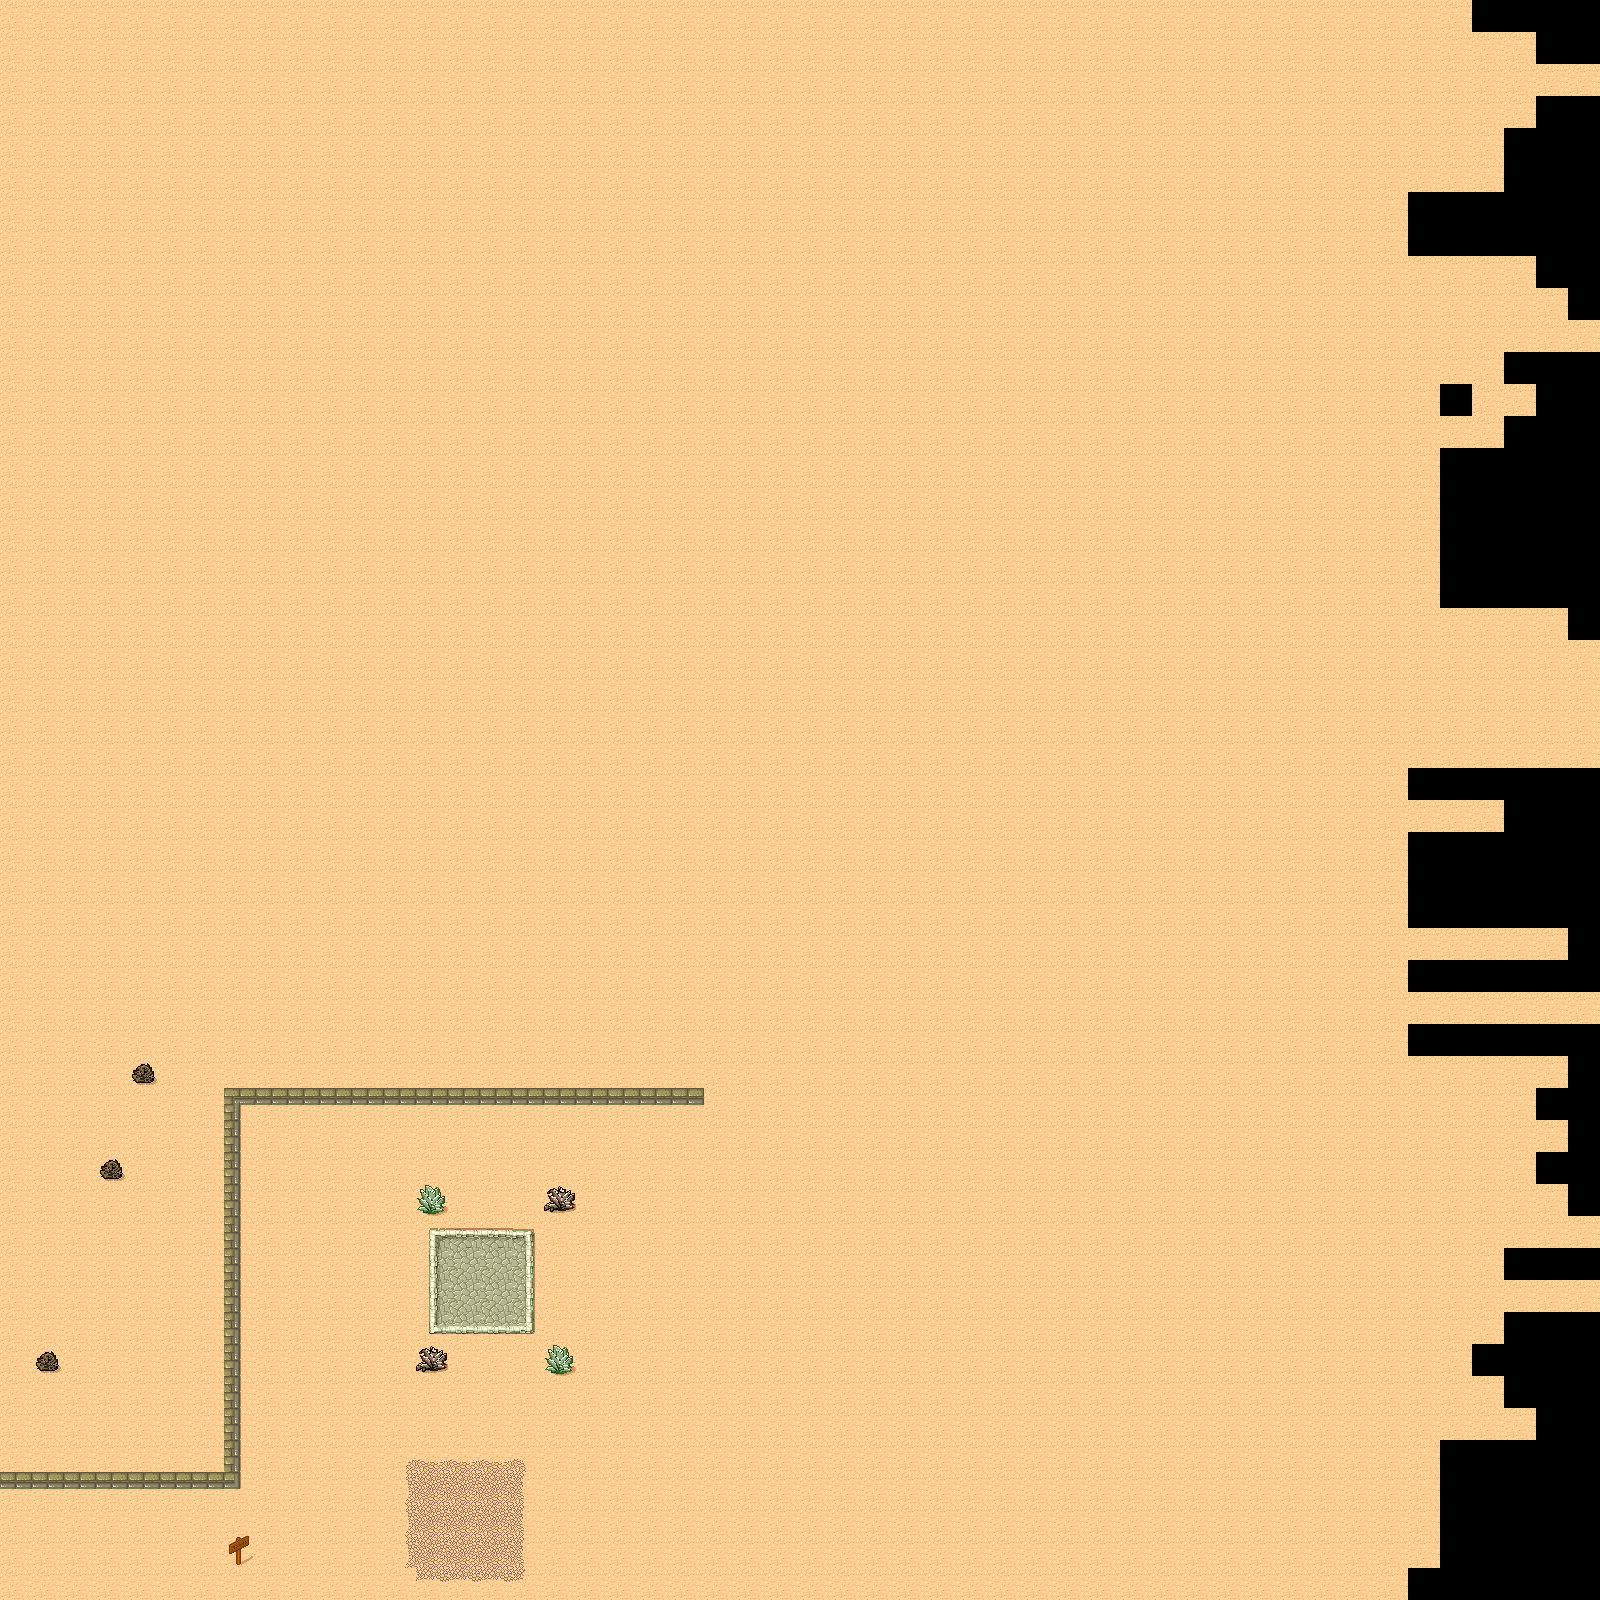

This game map was drawn from its Tiled (.tmx) file and the tilesets committed beside it. A one-line description and the trimmed map source follow:
An orthogonal 50x50 tile map with 32x32 px tiles, 1 tile layer (Capa de Patrones 1) and 1 object (player).

<map version="1.0" orientation="orthogonal" width="50" height="50" tilewidth="32" tileheight="32">
 <tileset firstgid="1" name="tmw_desert_spacing" tilewidth="32" tileheight="32" spacing="1" margin="1">
  <image source="tmw_desert_spacing.png" width="265" height="199" />
 </tileset>
 <layer name="Capa de Patrones 1" width="50" height="50">
  <data>[2500 cells, 2348 non-empty, 26 distinct tile ids]</data>
 </layer>
 <objectgroup name="Objects" width="50" height="50">
  <object name="player" x="618" y="1188" width="33" height="32" />
 </objectgroup>
</map>
